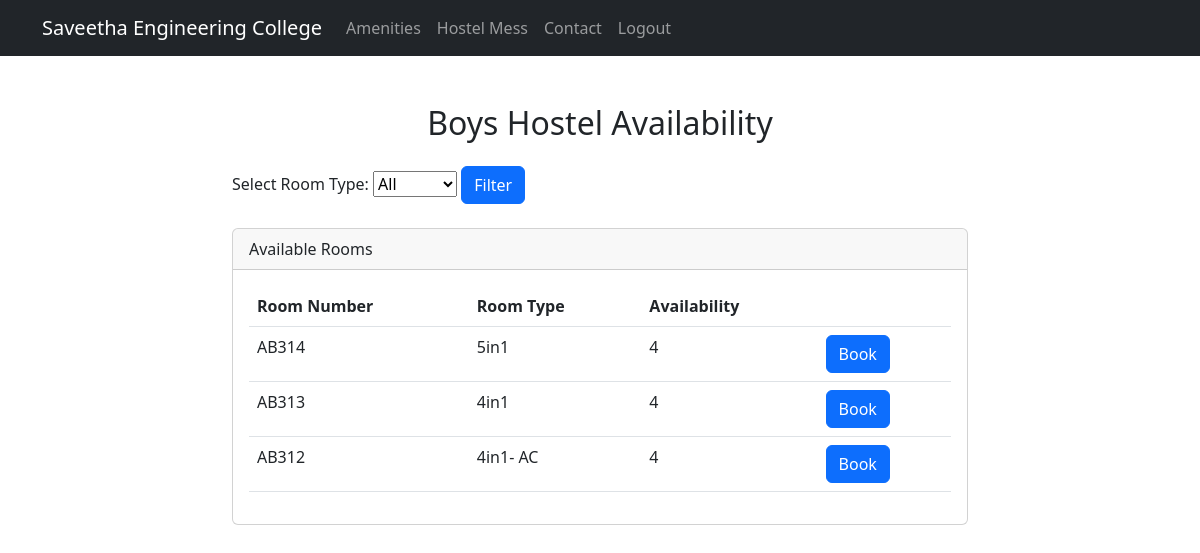
Page /availability/boys/ (signed in) on the earlier database version.
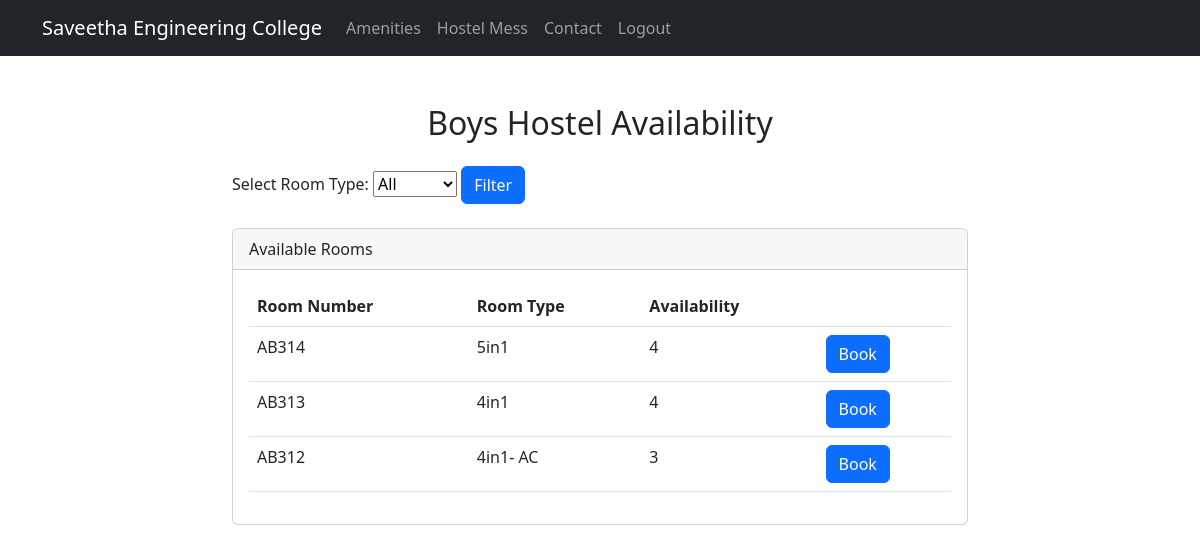
Same page on the later database version.
### SelectionApp/models.py (models this page shows, shortened)
class Room(models.Model):
    hostel = models.ForeignKey(Hostel, on_delete=models.CASCADE)
    room_number = models.CharField(max_length=10)
    room_type = models.CharField(max_length=10, blank=True)
    availability = models.PositiveIntegerField(default=0)

### SelectionApp/views.py (the view)
# urls.py: path('availability/<str:hostel>/', views.availability, name='availability'),
@login_required(login_url='login')
def availability(request, hostel):
    if hostel == 'boys':
        return availability_boys(request)
    elif hostel == 'girls':
        return availability_girls(request)
    else:
        return redirect('home')

### SelectionApp/views.py (called while the page is built)
@login_required(login_url='login')
def availability_boys(request):
    boys_hostel = Hostel.objects.get(name='boys')
    boys_rooms = Room.objects.filter(hostel=boys_hostel, availability__gt=0)
    room_types = Room.objects.filter(hostel=boys_hostel, availability__gt=0).values_list('room_type', flat=True).distinct()
    if request.method == 'GET':
        room_type_filter = request.GET.get('room_type')
        if room_type_filter:
            boys_rooms = boys_rooms.filter(room_type=room_type_filter)
    return render(request, 'availability_boys.html', {'rooms': boys_rooms, 'room_types': room_types})

### SelectionApp/templates/availability_boys.html (shortened to what this page needs)
{% extends 'base.html' %}
{% block content %}
    <div class="row justify-content-center">
        <div class="col-md-8">
            <h2 class="text-center my-4">Boys Hostel Availability</h2>
            <form method="GET" action="{% url 'availability' hostel='boys' %}">
                <label for="room_type">Select Room Type:</label>
                <select name="room_type" id="room_type">
                    <option value="">All</option>
                </select>
                <button type="submit" class="btn btn-primary">Filter</button>
            </form>
            <div class="card mt-4">
                <div class="card-header">
                    Available Rooms
                </div>
                <div class="card-body">
                    <table class="table">
                        <thead>
                            <tr>
                                <th scope="col">Room Number</th>
                                <th scope="col">Room Type</th>
                                <th scope="col">Availability</th>
                                <th scope="col"></th>
                            </tr>
                        </thead>
                        <tbody>
                            {% for room in rooms %}
                                <tr>
                                    <td>{{ room.room_number }}</td>
                                    <td>{{ room.room_type }}</td>
                                    <td>{{ room.availability }}</td>
                                    <td>
                                        <a href="{% url 'room_form' room_id=room.id %}" class="btn btn-primary">Book</a>
                                    </td>
                                </tr>
                            {% endfor %}
                        </tbody>
                    </table>
                </div>
            </div>
        </div>
    </div>
{% endblock %}

Differences in the rows shown:
changed Room "AB312": availability "4" → "3"
